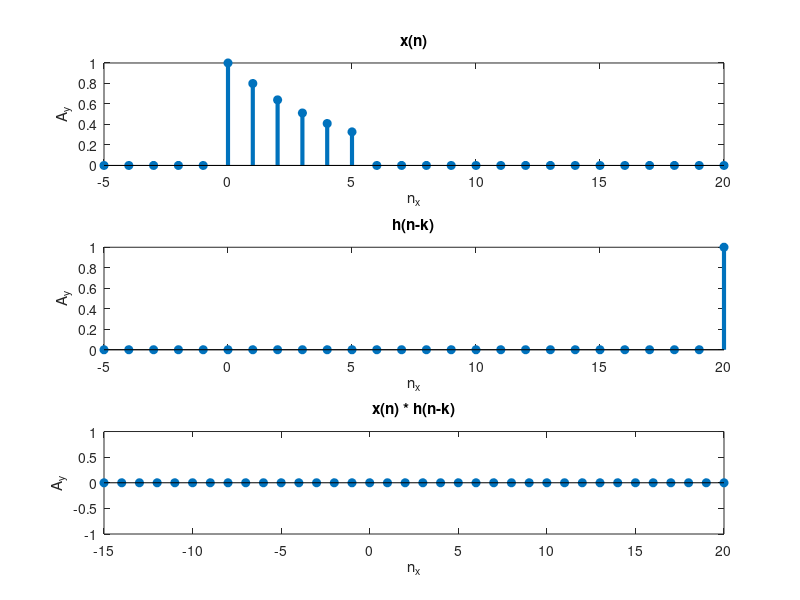

MATLAB code to generate this figure:
% 1)
clear 
clc
close all
n=-5:10;
u=@(n) n>=0;
x_n=(4/5).^n.*(u(n)-u(n-6));
h_n= u(n)-u(n-11);
c=conv(x_n,h_n);
% c(c==0)=[];% Eliminamos ceros del vector 
s=-10:20;
stem(s,c,'filled','LineWidth',3),title('x(n) * h(n)'),xlabel('n_x'),ylabel('A_y'),xlim([-5,20]);
%2.Utilice MATLAB para  crear  una  animación  que  muestre el  método  gráfico para  calcularla convoluciónde  las secuenciasdel inciso  anterior. Gráfiquecada  uno  de  los  casos  analizados en el método de convolucióngráfica.
% 2)
n = -15:20;
x_nN=@(n) (4/5).^n.*(u(n)-u(n-6));
h_nN=@(n) u(n)-u(n-11);
res2=zeros(size(n));




for t=n

    %%
    subplot(311)
    stem(n,x_nN(n),'filled','LineWidth',3),title('x(n)'),xlabel('n_x'),ylabel('A_y'),xlim([-5,20]);
    
    subplot(312)
    stem(n,h_nN(n-t),'filled','LineWidth',3),title('h(n-k)'),xlabel('n_x'),ylabel('A_y'),xlim([-5,20]);
    
    subplot(313)
    if(n>1 & n<5)
        res2 = conv(x_nN,h_nN);
    end
    stem(n,res2,'filled','LineWidth',3),title('x(n) * h(n-k)'),xlabel('n_x'),ylabel('A_y');
    drawnow
    pause(0.1)
end